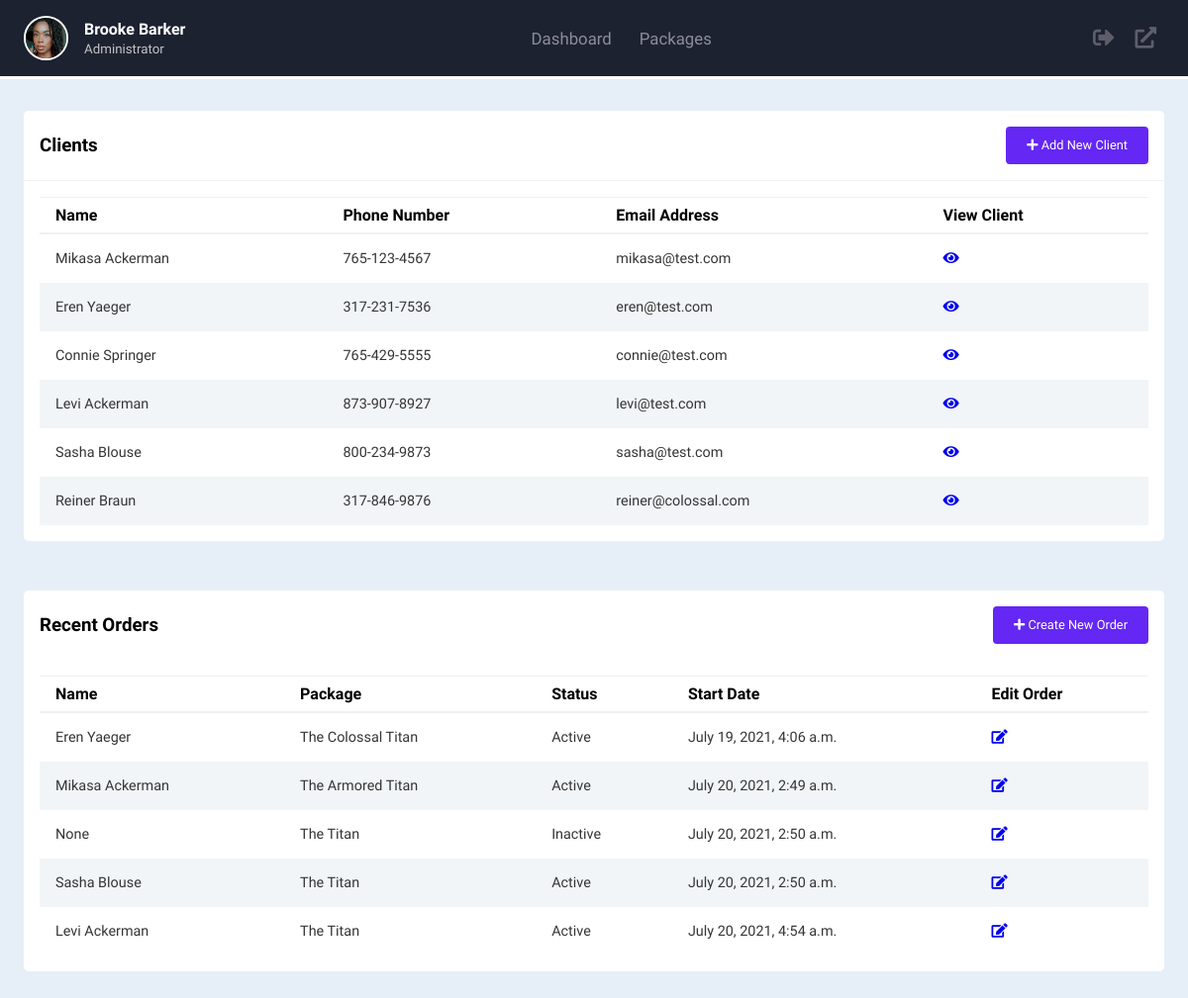
/dashboard/, run on the app's committed database.
### accounts/models.py (models this page shows, shortened)
class Client(models.Model):
    name = models.CharField(max_length=200, null=True)
    phone = models.CharField(max_length=200, null=True)
    email = models.CharField(max_length=200, null=True)
    date_created = models.DateTimeField(auto_now_add=True, null=True)
    def __str__(self):
        return self.name

class Order(models.Model):
    STATUS = (
        ('Active', 'Active'),
        ('Inactive', 'Inactive'),
    )
    client = models.ForeignKey(Client, null=True, on_delete=models.SET_NULL)
    package = models.ForeignKey(Package, null=True, on_delete=models.SET_NULL)
    date_created = models.DateTimeField(auto_now_add=True, null=True)
    status = models.CharField(max_length=200, null=True, choices=STATUS)

class Package(models.Model):
    name = models.CharField(max_length=200, null=True)
    hourly_rate = models.FloatField(null=True)
    description = models.CharField(max_length=200, null=True)
    date_created = models.DateTimeField(auto_now_add=True, null=True)
    def __str__(self):
        return self.name

### accounts/views.py (the view)
# urls.py: path('dashboard/', views.dashboard, name="dashboard"),
def dashboard(request):
    orders = Order.objects.all()
    clients = Client.objects.all()
    context = {'orders': orders, 'clients': clients}
    return render(request,'accounts/dashboard.html', context)

### accounts/templates/accounts/dashboard.html (shortened to what this page needs)
{% extends 'accounts/main.html' %}
{% block content %}
{% include 'accounts/dashboard-navbar.html' %}
    <div class="main-content">
        <main>
            <div class="client-list-wrapper">
                <div class="client-list-header">
                    <h3>Clients</h3>
                    <a class="add-new-client" href="{% url 'create_client' %}"><button><span><i class="fas fa-plus"></i></span> Add New Client</button></a>
                </div>
                <div class="client-list-body">
                    <div class="table-responsive">
                        <table width="100%">
                            <thead>
                                <tr>
                                    <th>Name</th>
                                    <th>Phone Number</th>
                                    <th>Email Address</th>
                                    <th>View Client</th>
                                </tr>
                            </thead>
                            {% for client in clients %}
                                <tr>
                                    <td>{{client.name}}</td>
                                    <td>{{client.phone}}</td>
                                    <td>{{client.email}}</td>
                                    <td><a href="{% url 'client' client.id %}"><i class="fas fa-eye"></i></a></td>
                                </tr>
                            {% endfor %}
                        </table>
                    </div>
                </div>
            </div>
            <div class="recent-orders-wrapper">
                <div class="recent-orders-header">
                    <h3>Recent Orders</h3>
                    <a class="add-new-order" href="{% url 'create_order' %}"><button><span><i class="fas fa-plus"></i></span> Create New Order</button></a>
                </div>
                <div class="recent-orders-body">
                    <div class="table-responsive">
                        <table width="100%">
                            <thead>
                                <tr>
                                    <th>Name</th>
                                    <th>Package</th>
                                    <th>Status</th>
                                    <th>Start Date</th>
                                    <th>Edit Order</th>
                                </tr>
                            </thead>
                            {% for order in orders %}
                            <tr>
                                <td>{{order.client}}</td>
                                <td>{{order.package}}</td>
                                <td>{{order.status}}</td>
                                <td>{{order.date_created}}</td>
                                <td><a href="{% url 'update_order' order.id %}"><i class="fas fa-edit"></i></a></td>
                            </tr>
                        {% endfor %}
                        </table>
                    </div>
                </div>
            </div>
        </main>
    </div>
{% endblock %}

### static/css/main.css (style rules this page uses)
* { box-sizing: border-box; margin: 0; padding: 0; list-style-type: none; text-decoration: none; font-family: "Kumbh Sans", sans-serif; }
.main-content { height: 80vh; }
.main-content main { margin-top: 80px; padding: 2rem 1.5rem; background: #e6eff7; min-height: calc(100vh - 75px); }
.client-list-wrapper { background: #fff; border-radius: 5px; }
.client-list-header, .client-list-body { padding: 1rem; }
.client-list-header { display: flex; justify-content: space-between; align-items: center; border-bottom: 1px solid #f0f0f0; }
.client-list-header button { background: var(--deepsea); border-radius: 4px; color: #fff; font-size: .8rem; padding: .65rem 1.25rem; border: 1px solid transparent; }
.client-list-body table { border-collapse: collapse; }
.client-list-body thead { border-top: 1px solid #f0f0f0; border-bottom: 2px solid #f0f0f0; }
.client-list-body thead th { font-weight: 600; text-align: left; padding: .5rem 1rem; }
.client-list-body tr:nth-child(even) { background-color: #f1f5f7; }
.client-list-body td { padding: 1rem; font-size: .9rem; color: rgb(53, 53, 53); }
.recent-orders-wrapper { margin-top: 50px; background: #fff; border-radius: 5px; }
.recent-orders-header, .recent-orders-body { padding: 1rem; }
.recent-orders-header { display: flex; justify-content: space-between; align-items: center; }
.recent-orders-header button { background: var(--deepsea); border-radius: 4px; color: #fff; font-size: .8rem; padding: .65rem 1.25rem; border: 1px solid transparent; }
.recent-orders-body table { border-collapse: collapse; }
.recent-orders-body thead { border-top: 1px solid #f0f0f0; border-bottom: 2px solid #f0f0f0; }
.recent-orders-body thead th { font-weight: 600; text-align: left; padding: .5rem 1rem; }
.recent-orders-body tr:nth-child(even) { background-color: #f1f5f7; }
.recent-orders-body td { padding: 1rem; font-size: .9rem; color: rgb(53, 53, 53); }
.table-responsive { width: 100%; overflow-x: auto; }

### static/css/variables.css (style rules this page uses)
:root { --offwhite: #e8e3dc; --seasalt: #ced9df; --oceanbay: #50d5d5; --deepsea: #6427f4; --slateblue: #3827f4; --darkgrey: #141414; --litegrey: #c4c4c4; --pink: #e91672; --text-dark: #1d2231; --text-grey: #8390a2; --text-med: #9d9d9d; }

### data on the page
Client: name "Mikasa Ackerman", phone "765-123-4567", email "mikasa@test.com"
Client: name "Eren Yaeger", phone "317-231-7536", email "eren@test.com"
Client: name "Connie Springer", phone "765-429-5555", email "connie@test.com"
Client: name "Levi Ackerman", phone "873-907-8927", email "levi@test.com"
Client: name "Sasha Blouse", phone "800-234-9873", email "sasha@test.com"
Client: name "Reiner Braun", phone "317-846-9876", email "reiner@colossal.com"
Order: client "Eren Yaeger", package "The Colossal Titan", status "Active", date_created "July 19, 2021, 4:06 a.m."
Order: client "Mikasa Ackerman", package "The Armored Titan", status "Active", date_created "July 20, 2021, 2:49 a.m."
Order: client "None", package "The Titan", status "Inactive", date_created "July 20, 2021, 2:50 a.m."
Order: client "Sasha Blouse", package "The Titan", status "Active", date_created "July 20, 2021, 2:50 a.m."
Order: client "Levi Ackerman", package "The Titan", status "Active", date_created "July 20, 2021, 4:54 a.m."
